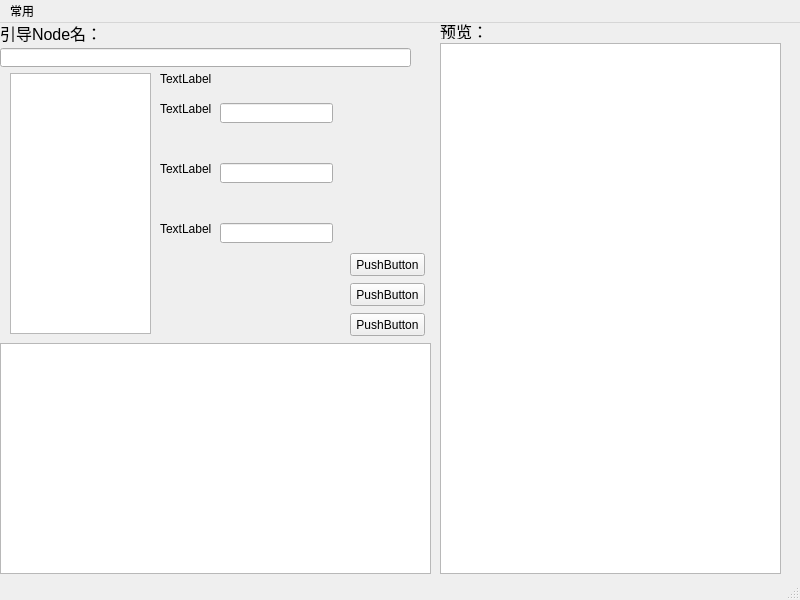
<?xml version="1.0" encoding="UTF-8"?>
<ui version="4.0">
 <class>MainWindow</class>
 <widget class="QMainWindow" name="MainWindow">
  <property name="geometry">
   <rect>
    <x>0</x>
    <y>0</y>
    <width>800</width>
    <height>600</height>
   </rect>
  </property>
  <property name="windowTitle">
   <string>MainWindow</string>
  </property>
  <widget class="QWidget" name="centralwidget">
   <widget class="QWidget" name="verticalLayoutWidget">
    <property name="geometry">
     <rect>
      <x>0</x>
      <y>0</y>
      <width>411</width>
      <height>44</height>
     </rect>
    </property>
    <layout class="QVBoxLayout" name="verticalLayout">
     <item>
      <widget class="QLabel" name="label">
       <property name="font">
        <font>
         <pointsize>12</pointsize>
        </font>
       </property>
       <property name="lineWidth">
        <number>1</number>
       </property>
       <property name="text">
        <string>引导Node名：</string>
       </property>
      </widget>
     </item>
     <item>
      <widget class="QLineEdit" name="lineEdit">
       <property name="alignment">
        <set>Qt::AlignLeading|Qt::AlignLeft|Qt::AlignVCenter</set>
       </property>
      </widget>
     </item>
    </layout>
   </widget>
   <widget class="QTextBrowser" name="textBrowser">
    <property name="geometry">
     <rect>
      <x>440</x>
      <y>20</y>
      <width>341</width>
      <height>531</height>
     </rect>
    </property>
   </widget>
   <widget class="QLabel" name="label_2">
    <property name="geometry">
     <rect>
      <x>440</x>
      <y>0</y>
      <width>409</width>
      <height>16</height>
     </rect>
    </property>
    <property name="font">
     <font>
      <pointsize>12</pointsize>
     </font>
    </property>
    <property name="lineWidth">
     <number>1</number>
    </property>
    <property name="text">
     <string>预览：</string>
    </property>
   </widget>
   <widget class="QTreeView" name="treeView">
    <property name="geometry">
     <rect>
      <x>0</x>
      <y>320</y>
      <width>431</width>
      <height>231</height>
     </rect>
    </property>
   </widget>
   <widget class="QListView" name="listView">
    <property name="geometry">
     <rect>
      <x>10</x>
      <y>50</y>
      <width>141</width>
      <height>261</height>
     </rect>
    </property>
   </widget>
   <widget class="QLabel" name="label_3">
    <property name="geometry">
     <rect>
      <x>160</x>
      <y>50</y>
      <width>54</width>
      <height>12</height>
     </rect>
    </property>
    <property name="text">
     <string>TextLabel</string>
    </property>
   </widget>
   <widget class="QLabel" name="label_4">
    <property name="geometry">
     <rect>
      <x>160</x>
      <y>80</y>
      <width>54</width>
      <height>12</height>
     </rect>
    </property>
    <property name="text">
     <string>TextLabel</string>
    </property>
   </widget>
   <widget class="QLineEdit" name="lineEdit_2">
    <property name="geometry">
     <rect>
      <x>220</x>
      <y>80</y>
      <width>113</width>
      <height>20</height>
     </rect>
    </property>
   </widget>
   <widget class="QLabel" name="label_5">
    <property name="geometry">
     <rect>
      <x>160</x>
      <y>140</y>
      <width>54</width>
      <height>12</height>
     </rect>
    </property>
    <property name="text">
     <string>TextLabel</string>
    </property>
   </widget>
   <widget class="QLineEdit" name="lineEdit_3">
    <property name="geometry">
     <rect>
      <x>220</x>
      <y>140</y>
      <width>113</width>
      <height>20</height>
     </rect>
    </property>
   </widget>
   <widget class="QLabel" name="label_6">
    <property name="geometry">
     <rect>
      <x>160</x>
      <y>200</y>
      <width>54</width>
      <height>12</height>
     </rect>
    </property>
    <property name="text">
     <string>TextLabel</string>
    </property>
   </widget>
   <widget class="QLineEdit" name="lineEdit_4">
    <property name="geometry">
     <rect>
      <x>220</x>
      <y>200</y>
      <width>113</width>
      <height>20</height>
     </rect>
    </property>
   </widget>
   <widget class="QPushButton" name="pushButton">
    <property name="geometry">
     <rect>
      <x>350</x>
      <y>230</y>
      <width>75</width>
      <height>23</height>
     </rect>
    </property>
    <property name="text">
     <string>PushButton</string>
    </property>
   </widget>
   <widget class="QPushButton" name="pushButton_2">
    <property name="geometry">
     <rect>
      <x>350</x>
      <y>260</y>
      <width>75</width>
      <height>23</height>
     </rect>
    </property>
    <property name="text">
     <string>PushButton</string>
    </property>
   </widget>
   <widget class="QPushButton" name="pushButton_3">
    <property name="geometry">
     <rect>
      <x>350</x>
      <y>290</y>
      <width>75</width>
      <height>23</height>
     </rect>
    </property>
    <property name="text">
     <string>PushButton</string>
    </property>
   </widget>
  </widget>
  <widget class="QMenuBar" name="menubar">
   <property name="geometry">
    <rect>
     <x>0</x>
     <y>0</y>
     <width>800</width>
     <height>23</height>
    </rect>
   </property>
   <widget class="QMenu" name="menu">
    <property name="title">
     <string>常用</string>
    </property>
    <addaction name="actionbaocun"/>
    <addaction name="separator"/>
    <addaction name="actiontuichu"/>
   </widget>
   <addaction name="menu"/>
  </widget>
  <widget class="QStatusBar" name="statusbar"/>
  <action name="actionbaocun">
   <property name="text">
    <string>保存(&amp;s)</string>
   </property>
  </action>
  <action name="actiontuichu">
   <property name="text">
    <string>退出(&amp;q)</string>
   </property>
  </action>
 </widget>
 <resources/>
 <connections/>
</ui>
